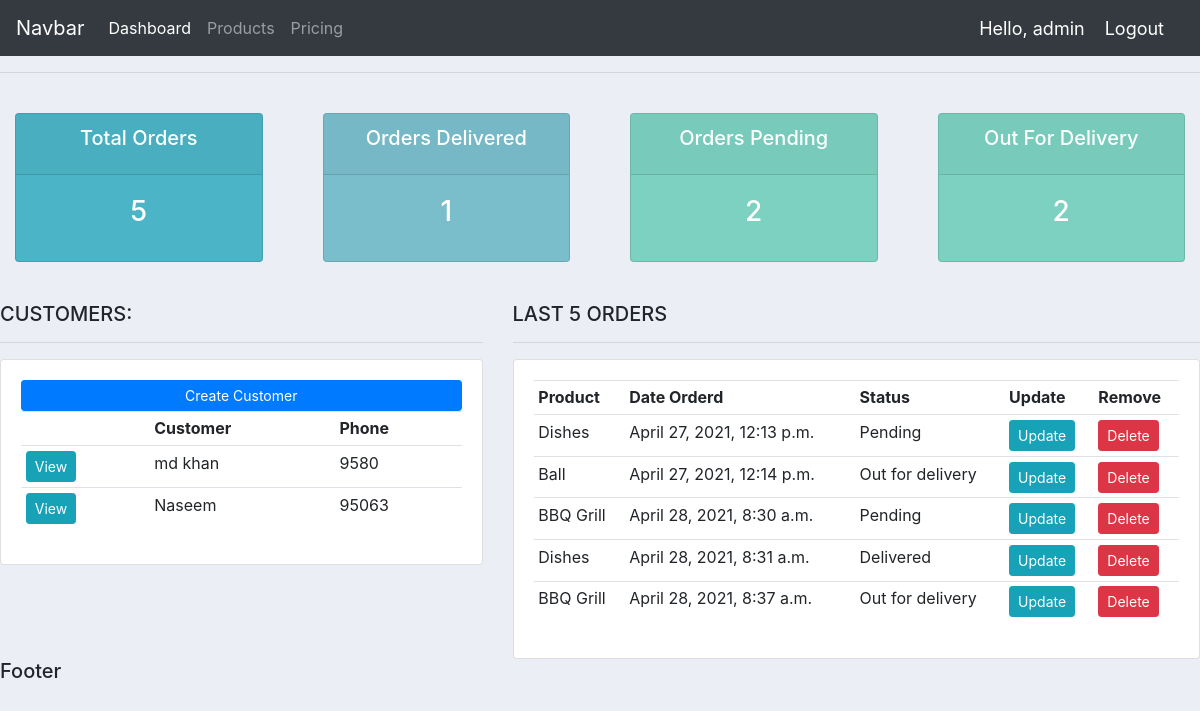
The app's page / (signed in) with its own data.
### accounts/models.py (models this page shows, shortened)
class Customer(models.Model):
    name = models.CharField(default='',max_length=200, null=True)
    phone = models.CharField(default='',max_length=200, null=True)
    email = models.CharField(default='',max_length=200, null=True)
    date_created = models.DateTimeField(auto_now_add=True, null=True)

class Order(models.Model):
    STATUS = (
        ('Pending', 'Pending'),
        ('Out for delivery', 'Out for delivery'),
        ('Delivered', 'Delivered'),
    )
    customer = models.ForeignKey(Customer, null=True, on_delete=models.SET_NULL)
    product = models.ForeignKey(Product, null=True, on_delete=models.SET_NULL)
    date_created = models.DateTimeField(auto_now_add=True, null=True)
    status = models.CharField(max_length=200, null=True, choices=STATUS)
    note = models.CharField(max_length=1000, null=True)

class Product(models.Model):
    CATEGORY = (
        ('Indoor', 'Indoor'),
        ('OutDoor', 'OutDoor'),
    )
    name = models.CharField(max_length=200, null=True)
    price = models.FloatField(null=True)
    category = models.CharField(max_length=200, null=True, choices=CATEGORY)
    description = models.CharField(max_length=200, null=True, blank=True)
    date_created = models.DateTimeField(auto_now_add=True, null=True)
    tags = models.ManyToManyField(Tag)
    def __str__(self):
        return self.name

### accounts/views.py (the view)
# urls.py: path('',views.home,name="home"),
def home(request):
    orders = Order.objects.all()
    customers = Customer.objects.all()
    total_customers = customers.count()
    total_orders = orders.count()
    delivered = orders.filter(status='Delivered').count()
    pending = orders.filter(status='Pending').count()
    out_for_deliery = orders.filter(status='Out for delivery').count()
    context = {
        'orders':orders,
        'customers':customers,
        'total_orders':total_orders,
        'delivered':delivered,
        'pending':pending,
        'out_for_deliery':out_for_deliery,
    }
    return render(request, 'accounts/dashboard.html', context)

### accounts/templates/accounts/dashboard.html (shortened to what this page needs)
{% extends 'accounts/main.html' %}
{% block content %}
{%  include 'accounts/status.html' %}
<br>
<div class="row">
	<div class="col-md-5">
		<h5>CUSTOMERS:</h5>
		<hr>
		<div class="card card-body">
			<a class="btn btn-primary  btn-sm btn-block" href="">Create Customer</a>
			<table class="table table-sm">
				<tr>
					<th></th>
					<th>Customer</th>
					<th>Phone</th>
				</tr>
				{% for customer in customers %}
					<tr>
						<td><a class="btn btn-sm btn-info" href="{% url 'customer' customer.id %}">View</a></td>
						<td>{{customer.name}}</td>
						<td>{{customer.phone}}</td>
					</tr>
				{% endfor %}
			</table>
		</div>
	</div>
	<div class="col-md-7">
		<h5>LAST 5 ORDERS</h5>
		<hr>
		<div class="card card-body">
			<table class="table table-sm">
				<tr>
					<th>Product</th>
					<th>Date Orderd</th>
					<th>Status</th>
					<th>Update</th>
					<th>Remove</th>
				</tr>
				{% for order in orders %}
					<tr>
						<td>{{order.product}}</td>
						<td>{{order.date_created}}</td>
						<td>{{order.status}}</td>
					<td><a class="btn btn-sm btn-info" href="{% url 'update_order' order.id %}" >Update</a></td>
						<td><a class="btn btn-sm btn-danger" href="{% url 'delete_order' order.id %}" >Delete</a></td>
					</tr>
				{% endfor %}
			</table>
		</div>
	</div>
</div>
{% endblock %}

### accounts/templates/accounts/navbar.html (shortened to what this page needs)
<nav class="navbar navbar-expand-lg navbar-dark bg-dark">
  <a class="navbar-brand" href="{% url 'home' %}">Navbar</a>
  <div class="collapse navbar-collapse" id="navbarNavAltMarkup">
    <div class="navbar-nav">
      <a class="nav-item nav-link active" href="{% url 'home' %}">Dashboard</a>
      <a class="nav-item nav-link" href="{% url 'products' %}">Products</a>
      <a class="nav-item nav-link" href="#">Pricing</a>
    </div>
  </div>
  <span class="hello-msg">Hello, {{request.user}}</span>
  <span><a class="hello-msg" href="{% url 'logout' %}">Logout</a></span>
</nav>

### accounts/static/css/main.css (style rules this page uses)
body { background-color: #ebeff5; }

### accounts/templates/accounts/navbar.html (style rules this page uses)
.hello-msg { font-size:18px; color: #fff; margin-right:20px; }

### records on screen
Customer: name "md khan", phone "9580"
Customer: name "Naseem", phone "95063"
Order: product "Dishes", date_created "April 27, 2021, 12:13 p.m.", status "Pending"
Order: product "Ball", date_created "April 27, 2021, 12:14 p.m.", status "Out for delivery"
Order: product "BBQ Grill", date_created "April 28, 2021, 8:30 a.m.", status "Pending"
Order: product "Dishes", date_created "April 28, 2021, 8:31 a.m.", status "Delivered"
Order: product "BBQ Grill", date_created "April 28, 2021, 8:37 a.m.", status "Out for delivery"

### other values on screen
{{ request.user }} "admin"
{{ total_orders }} "5"
{{ delivered }} "1"
{{ pending }} "2"
{{ out_for_deliery }} "2"
